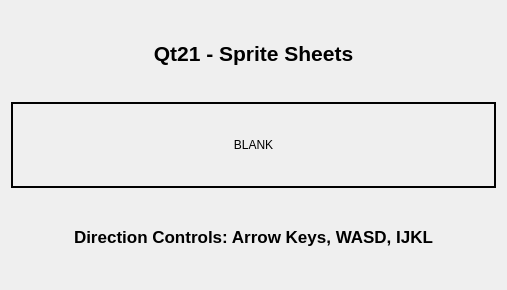
<?xml version="1.0" encoding="UTF-8"?>
<ui version="4.0">
 <class>Dialog</class>
 <widget class="QDialog" name="Dialog">
  <property name="geometry">
   <rect>
    <x>0</x>
    <y>0</y>
    <width>507</width>
    <height>290</height>
   </rect>
  </property>
  <property name="windowTitle">
   <string>Dialog</string>
  </property>
  <layout class="QVBoxLayout" name="verticalLayout">
   <item>
    <widget class="QLabel" name="label_2">
     <property name="font">
      <font>
       <pointsize>16</pointsize>
       <weight>75</weight>
       <bold>true</bold>
      </font>
     </property>
     <property name="text">
      <string>Qt21 - Sprite Sheets</string>
     </property>
     <property name="alignment">
      <set>Qt::AlignCenter</set>
     </property>
    </widget>
   </item>
   <item>
    <widget class="QLabel" name="label">
     <property name="frameShape">
      <enum>QFrame::WinPanel</enum>
     </property>
     <property name="lineWidth">
      <number>2</number>
     </property>
     <property name="text">
      <string>BLANK</string>
     </property>
     <property name="alignment">
      <set>Qt::AlignCenter</set>
     </property>
    </widget>
   </item>
   <item>
    <widget class="QLabel" name="label_3">
     <property name="font">
      <font>
       <pointsize>13</pointsize>
       <weight>75</weight>
       <bold>true</bold>
      </font>
     </property>
     <property name="text">
      <string>Direction Controls: Arrow Keys, WASD, IJKL</string>
     </property>
     <property name="alignment">
      <set>Qt::AlignCenter</set>
     </property>
    </widget>
   </item>
  </layout>
 </widget>
 <layoutdefault spacing="6" margin="11"/>
 <resources/>
 <connections/>
</ui>
